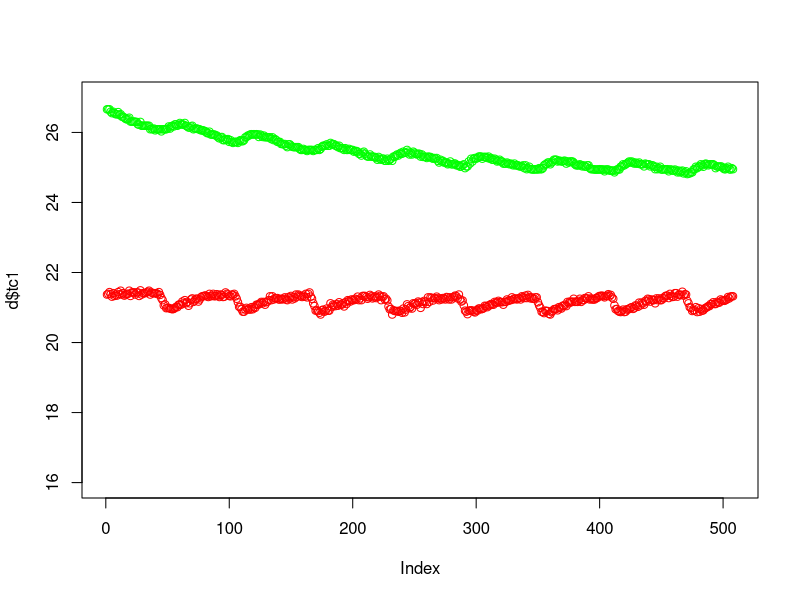
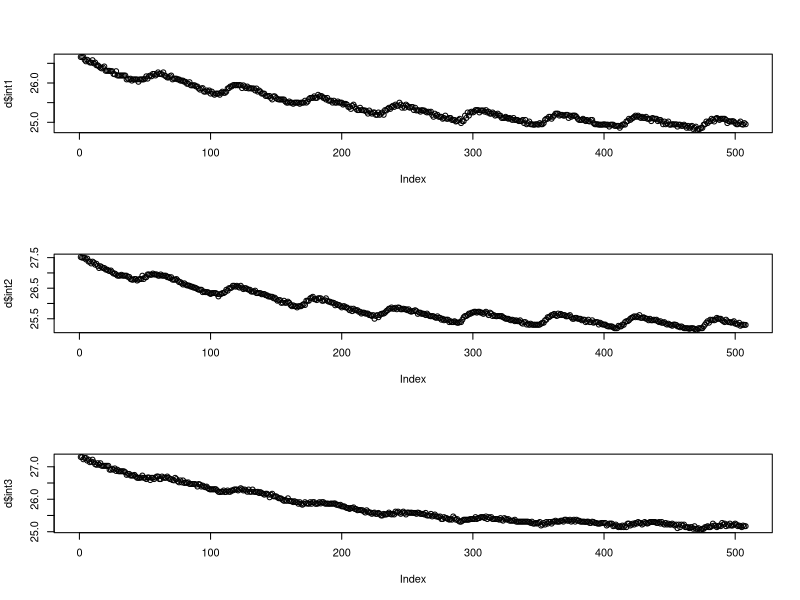
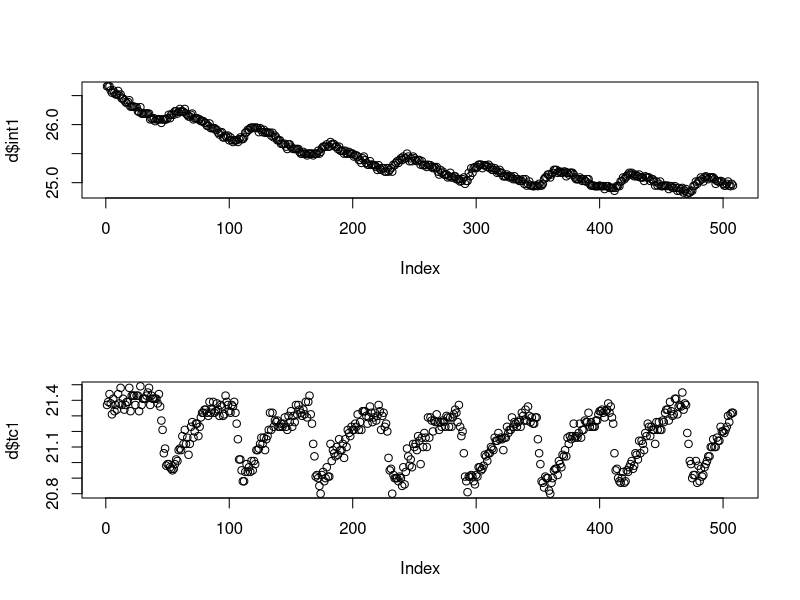
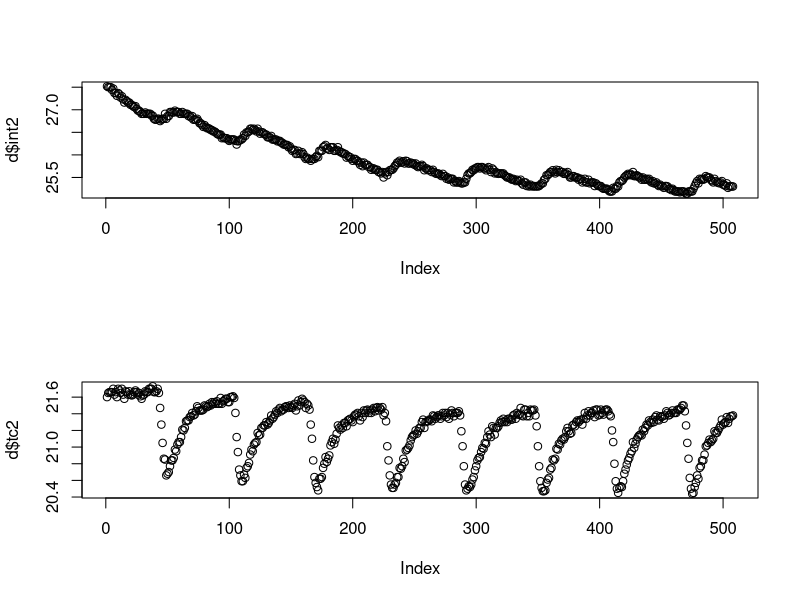
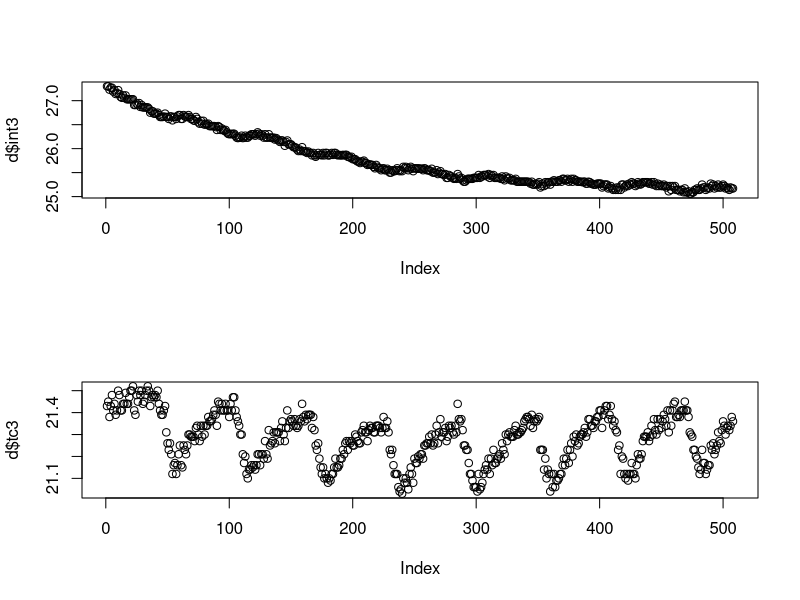
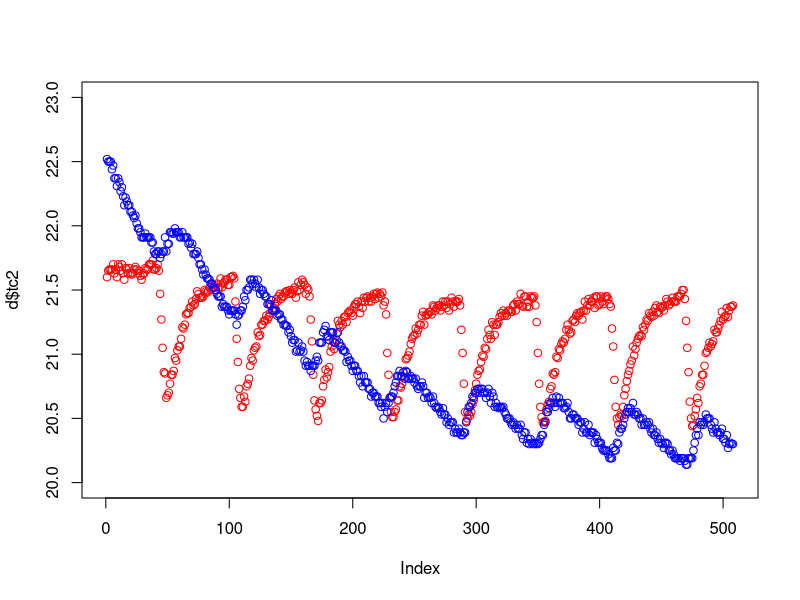
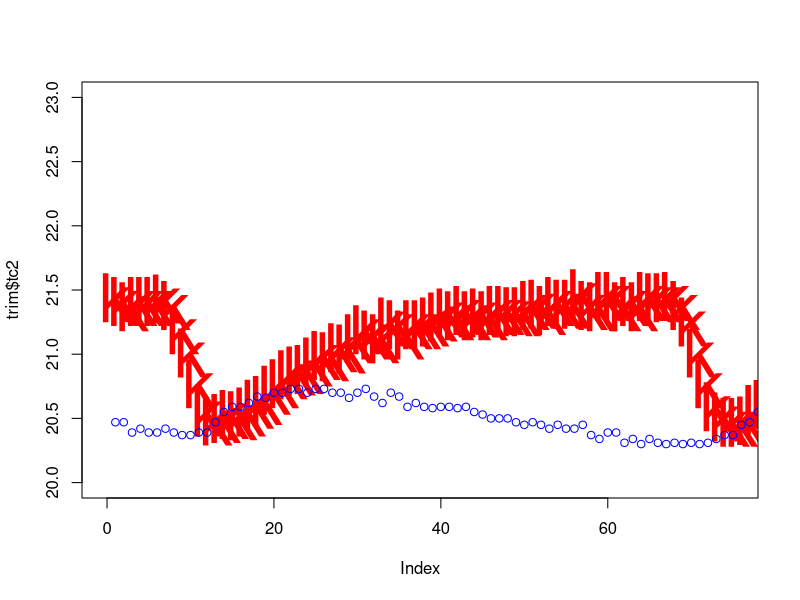
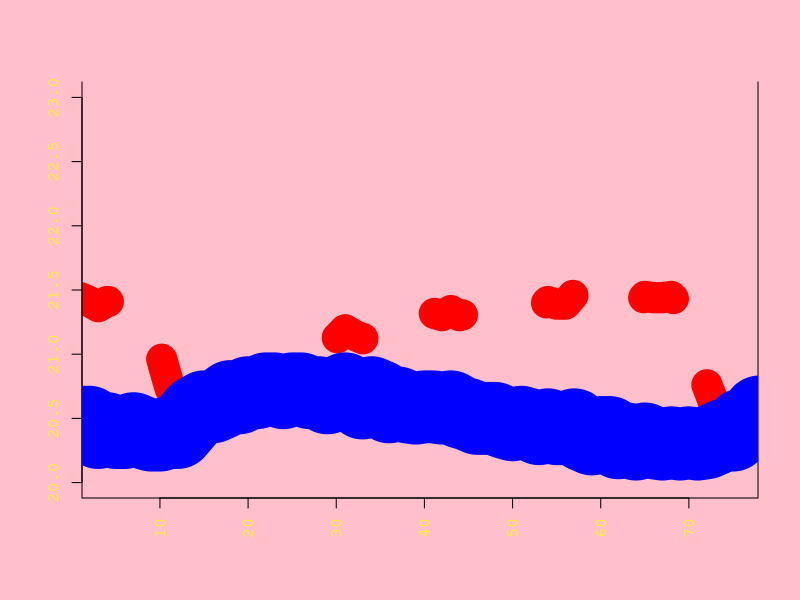

These charts were generated, in order, by the following R code:
setwd("~/Documents/Projects/UAF/sap-flux/data/2017-03-08-invert-testing/")
d = data.frame(read.csv("test_10ohm_air_noRes_inWater_typeT_onChip_Route_probes.csv"))
names(d) <- c("tc1", "tc2", "tc3", "int1", "int2", "int3")
par(mfrow=c(1,1))
plot(d$tc1, col="red", ylim=c(16, 27))
points(d$int1, col="green")
par(mfrow=c(3,1))
plot(d$int1)
plot(d$int2)
plot(d$int3)

par(mfrow=c(2,1))
plot(d$int1)
plot(d$tc1)
plot(d$int2)
plot(d$tc2)
plot(d$int3)
plot(d$tc3)

d$int2_mod = d$int2-5
par(mfrow=c(1,1))
plot(d$tc2, col="red", ylim=c(20, 23))
points(d$int2_mod, col="blue")


trim = d[280:380,]

pdf("RedFishJumping.pdf", useDingbats = FALSE, paper = "USr")
#d[1:4,]
par(ann=FALSE,
    bg="pink",
    bty="u",
    col.axis = "yellow",
    crt=23,
    family="mono",
    las=3)
plot(trim$tc2, col="red", type="l", ylim=c(20, 23), xlim=c(4,75), lwd=30, lty=33)
lines(trim$int2_mod, col="blue", lwd=70)
dev.off()

plot(trim$tc2, col="red", type="p", ylim=c(20, 23), xlim=c(0,75), cex=4, pch=107)
points(trim$int2_mod, col="blue")
